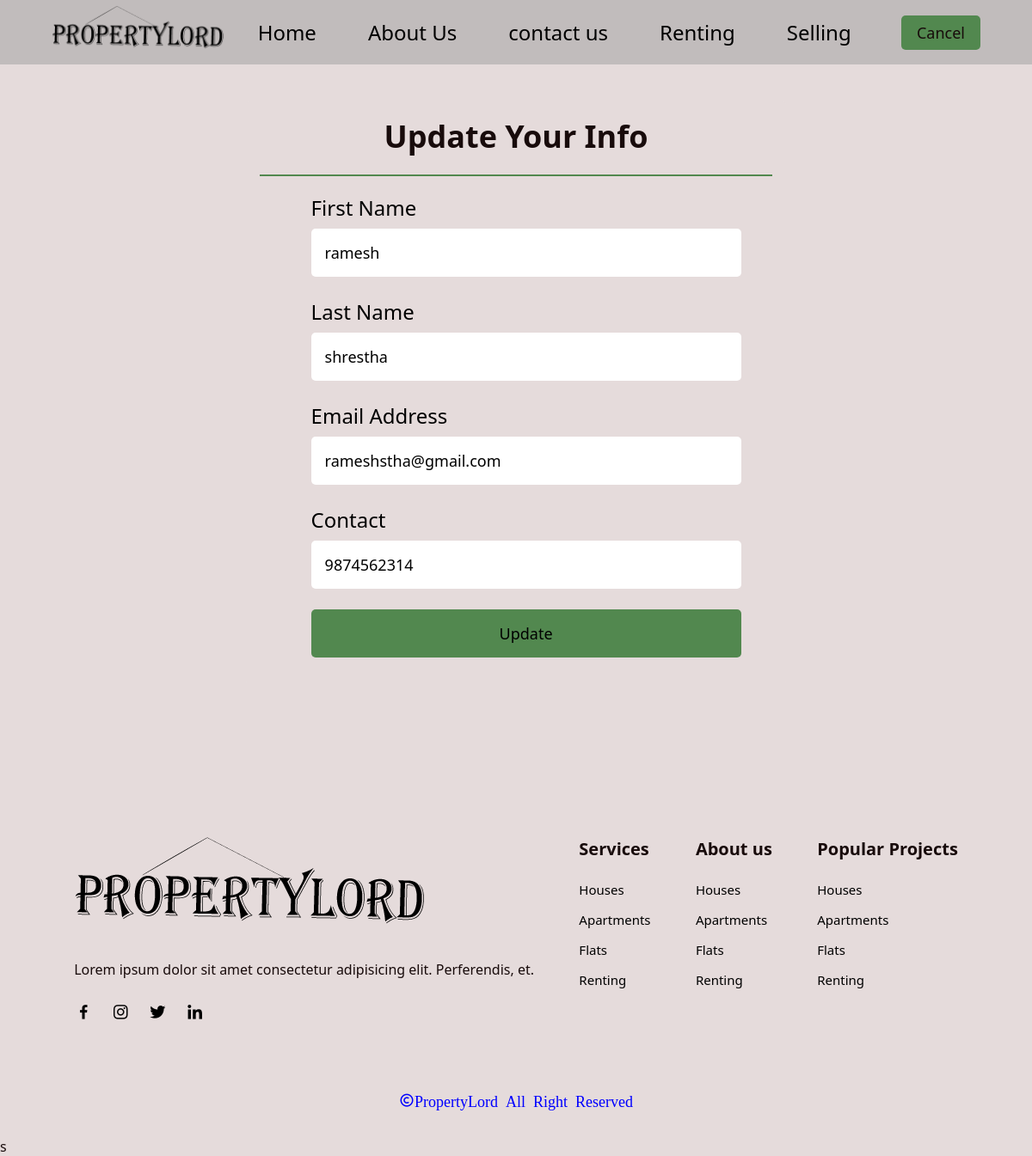
The app's page /app/editprofile.php (signed in) with its own data.
### tables this page shows
CREATE TABLE IF NOT EXISTS `users` (
  `uid` int(11) NOT NULL AUTO_INCREMENT,
  `firstname` varchar(20) DEFAULT NULL,
  `lastname` varchar(20) DEFAULT NULL,
  `email` varchar(255) DEFAULT NULL,
  `contact` varchar(10) DEFAULT NULL,
  `password` varchar(50) DEFAULT NULL,
  PRIMARY KEY (`uid`),
  UNIQUE KEY `email` (`email`)
);

### app/editprofile.php (the view, shortened to what this page needs)
<?php
require 'connection.php';
$userid = $_SESSION['userid'];
$sql = "select * from users where uid='$userid'";
$data = $conn ->query($sql);
$user = $data->fetch_assoc();
?>
<!DOCTYPE html>
<html lang="en">
<head>
    <link rel="stylesheet" href="addproperty.css">
    <link rel="stylesheet" href="https://unpkg.com/boxicons@latest/css/boxicons.min.css">
</head>
<body>
    <header class="sticky">
        <a href="#">
            <img src="img/logo.png" alt="">
        </a>
        <ul class="navbar open">
            <li><a href="#">Home</a></li>
            <li><a href="user.php#aboutus">About Us</a></li>
            <li><a href="#">contact us</a></li>
            <li><a href="#">Renting</a></li>
            <li><a href="#">Selling</a></li>
        </ul>
        <div class="h-btn">
            <a href="userprofile.php" class="h-btn2">Cancel</a>
        </div>
    </header>
    <section>
    <div class="login">
        <div class="title">
            <h1>Update Your Info</h1>
        </div>
        <div class="container">
            <form action="" method="post">
                <div class="login-forms">
                    <div class="input">
                        <label for="">First Name</label>
                        <input type="text" name="fname" id="fname" value="<?php echo $user['firstname'];?>" placeholder="Enter First Name" required>
                    </div>
                    <div class="input">
                        <label for="">Last Name</label>
                        <input type="text" name="lname" id="lname" value="<?php echo $user['lastname'];?>" placeholder="Enter Last Name" required>
                    </div>
                    <div class="input">
                        <label for="">Email Address</label>
                        <input type="email" name="email" id="email" value="<?php echo $user['email'];?>" placeholder="Enter Email " required>
                    </div>
                    <div class="input">
                        <label for="">Contact</label>
                        <input type="number" name="contact" id="contact" value="<?php echo $user['contact'];?>" placeholder="Phone Number" required>
                    </div>
                    <div class="input">
                        <input type="submit" name="updateprofile" id="login" value="Update" class="login-btn">
                    </div>
                </div>
            </form>
        </div>
    </div>
</section>
    <section class="footer">
        <div class="footer-content">
            <img src="img/logo.png" alt="">
            <p>Lorem ipsum dolor sit amet consectetur adipisicing elit. Perferendis, et.
            </p>
            <div class="icons">
                <a href="#"><i class='bx bxl-facebook'></i></a>
                <a href="#"><i class='bx bxl-instagram'></i></a>
                <a href="#"><i class='bx bxl-twitter'></i></a>
                <a href="#"><i class='bx bxl-linkedin'></i></a>
            </div>
        </div>
        <div class="footer-content links">
            <h4>Services</h4>
            <li><a href="#">Houses</a></li>
            <li><a href="#">Apartments</a></li>
            <li><a href="#">Flats</a></li>
            <li><a href="#">Renting</a></li>
        </div>
        <div class="footer-content links">
            <h4>About us</h4>
            <li><a href="#">Houses</a></li>
            <li><a href="#">Apartments</a></li>
            <li><a href="#">Flats</a></li>
            <li><a href="#">Renting</a></li>
        </div>
        <div class="footer-content links">
            <h4>Popular Projects</h4>
            <li><a href="#">Houses</a></li>
            <li><a href="#">Apartments</a></li>
            <li><a href="#">Flats</a></li>
            <li><a href="#">Renting</a></li>
        </div>
    </section>
    <section class="cp">
        <div class="copyright">
            <i class='bx bx-copyright'>PropertyLord All Right Reserved</i>
        </div>
    </section>s
</body>
</html>

### app/addproperty.css (style rules this page uses)
* { padding: 0; margin: 0; box-sizing: border-box; text-decoration: none; list-style: none; border: none; outline: none; scroll-behavior: smooth; font-family: 'Segoe UI', Tahoma, Geneva, Verdana, sans-serif; }
:root { --h1-font:5rem; --h2-font:2.9rem; --p-font:1.1rem; --bg-color:#e5dbdb; --text-color:#180b0b; --main-color:#52884f; --other-color:#000000; }
body { background: var(--bg-color); color: var(--text-color); }
header { width: 100%; position: fixed; top: 0; right: 0; z-index: 1000; display: flex; align-items: center; justify-content: space-between; background: transparent; padding:80px 15% 70px; transition: all .50s ease; }
header.sticky { padding: 8px 15%; background:#c1bcbc; margin-bottom: 2rem; }
.sticky a img { height: 3.5rem; }
.navbar { display: flex; gap: 10px; }
.navbar a { font-size: 1.5rem; padding: 10px 25px; font-weight: 500; color: var(--other-color); transition: all .40s ease; }
.h-btn { display: flex; align-items: center; }
.h-btn2 { display: inline-block; padding: 8px 18px; background: var(--main-color); color: var(--text-color); font-size: 18px; font-weight: 500; margin-left: 20px; transition: all .40s ease; border-radius: 5px; }
section { padding:80px 15% 70px; }
.footer { display: flex; justify-content: space-around; flex-wrap: wrap }
.footer-content h4 { margin-bottom: 1.5rem; font-size: 20px; }
.footer-content li { margin-bottom: 15px; }
.footer-content li a { display: block; font-size: var(--h1-font); color: var(--other-color); font-size: 15px; font-weight: 500; transition: all .40s ease; }
.footer-content p { color: var(--p-font); line-height: 30px; font-size: var(--p-font); margin: 20px 0; }
.cp { padding:18px 15% 30px; }
.copyright { cursor: pointer; font-weight: 500; text-align: center; font-size: large; font-family:'Franklin Gothic Medium', 'Arial Narrow', Arial, sans-serif; color: blue; }
.icons a { display: inline-block; font-size: 22px; color: var(--other-color); margin-right: 17px; transition: all .40s ease; }
.login { margin: 3rem auto; width: max-content; padding: 1rem ; background-color: var(--bg-color); border-radius: 5px; }
.login h1 { margin-bottom: 20px; }
.container { color: var(--other-color); display: grid; grid-template-columns: repeat(1, 1fr); padding: 20px 10% 15px; }
.title { border-bottom: 2px solid var(--main-color); position: relative; text-align: center; font-size: 24px; }
.login-forms { display: flex; flex-direction: column; gap: 1.5rem; width: 500px; margin-right: 6rem; font-weight: 500; font-family: 'Segoe UI', Tahoma, Geneva, Verdana, sans-serif; }
.input { display: grid; gap: .5rem; }
.input label { font-size: 24px; }
.input input { padding: 1rem; border-radius: 5px; border: none; font-size: 18px; }
.login-btn { background: var(--main-color); border-radius: 5px; border: none; cursor: pointer; }
@media (max-width:1790px) { section { padding: 70px 6% 60px; } }
@media (max-width:1790px) { header.sticky { padding: 7px 6%; } }
@media (max-width:1425px) { :root { --h1-font:4.5rem; --h2-font:2rem; --p-font:1rem; } }
@media (max-width:1425px) { section { padding: 70px 5% 60px; } }
@media (max-width:1425px) { header.sticky { padding: 7px 5%; } }

### records on screen
users: fname "ramesh", lname "shrestha", email "rameshstha@gmail.com", contact "9874562314"
